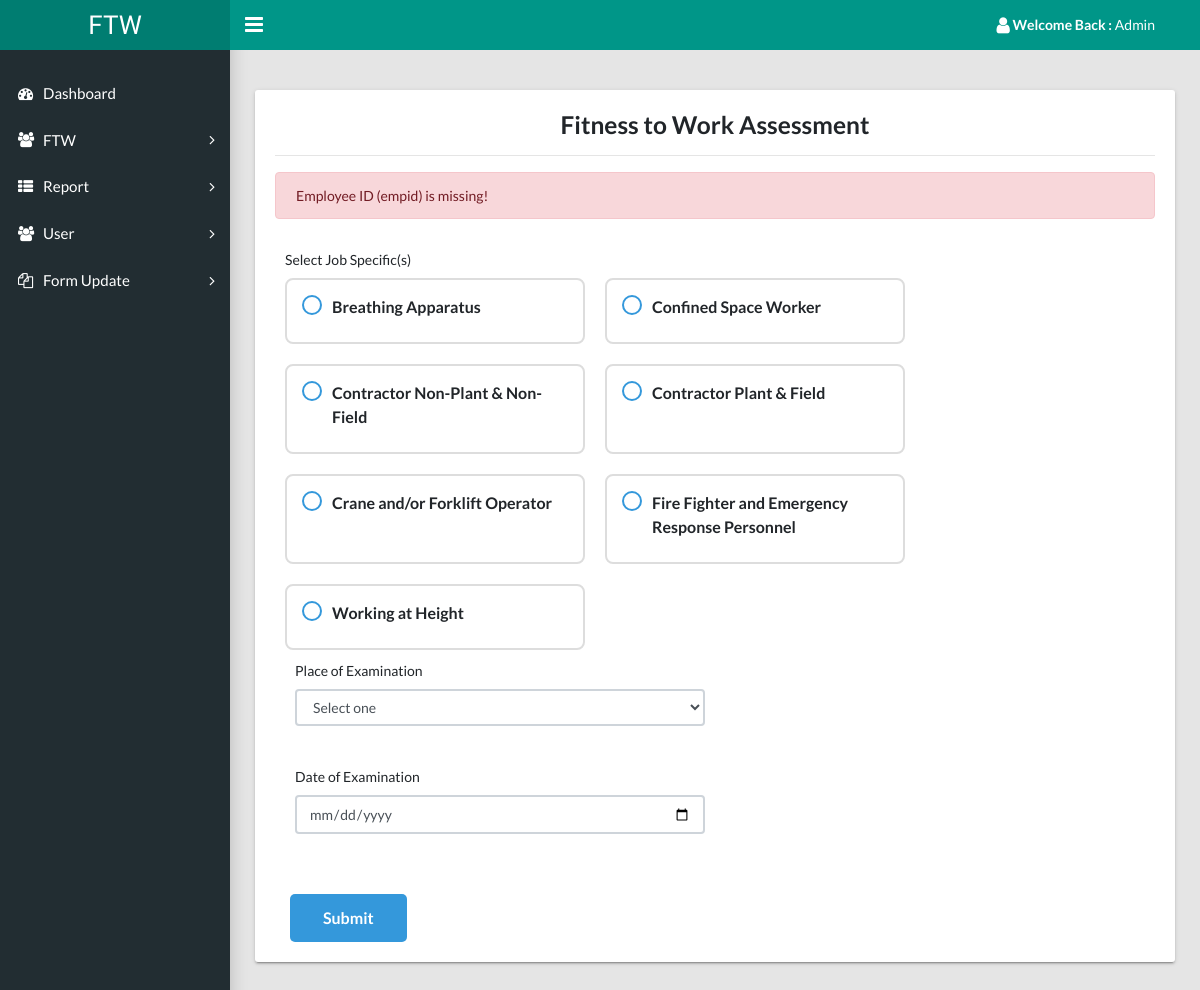
The page /FTW/admin/FTW/add-ftws.php on the database its author committed.
### tables this page shows
CREATE TABLE `tbljobspecific` (
  `id` int(11) NOT NULL,
  `jobspecific` varchar(45) DEFAULT NULL
);

### FTW/admin/FTW/add-ftws.php (the view, shortened to what this page needs)
<?php
include '../include/config.php';
$errormsg = "";
if (isset($_GET['empid'])) {
    $empid = $_GET['empid'];
} else {
    $errormsg = "Employee ID (empid) is missing!";
}
?>
<!DOCTYPE html>
<html lang="en">
<head>
    <link rel="stylesheet" type="text/css" href="../../css/main.css">
    <link rel="stylesheet" type="text/css" href="https://maxcdn.bootstrapcdn.com/font-awesome/4.7.0/css/font-awesome.min.css">
  </head>
<body class="app sidebar-mini rtl">
    <?php include '../include/header.php'; ?>
    <?php include '../include/sidebar.php'; ?>
    <main class="app-content">
        <div class="row">
            <div class="col-md-12">
                <div class="tile">
                    <h3 align="center">Fitness to Work Assessment</h3>
                    <hr/>
                    <?php if ($errormsg): ?>
                        <div class="alert alert-danger"><?= htmlentities($errormsg) ?></div>
                    <?php endif; ?>
                    <form method="POST">
                        <div class="form-group col-md-12">
                            <label class="form-label">Select Job Specific(s)</label>
                            <div class="checkbox-container">
                                <?php
                                $stmt = $dbh->prepare("SELECT * FROM tbljobspecific ORDER BY jobspecific");
                                $stmt->execute();
                                $jobs = $stmt->fetchAll();
                                foreach ($jobs as $job) {
                                    $id = $job['id'];
                                    $name = $job['jobspecific'];
                                    echo "
                                    <div class='checkbox-box'>
                                        <input type='checkbox' name='Department' id='job_$id' value='$id' onclick='toggleStatus($id)' class='clearable'>
                                        <label for='job_$id'><strong>$name</strong></label>
                                        <div class='status-options' id='status_$id'>
                                            <label><input type='radio' name='status[$id]' value='Fit'> Fit</label><br>
                                            <label><input type='radio' name='status[$id]' value='Unfit'> Unfit</label><br>
                                            <label><input type='radio' name='status[$id]' value='Fit with Restriction'> Fit with Restriction</label>
                                        </div>
                                    </div>";
                                }
                                ?>
                            </div>
                            <div class="form-group col-md-6">
                                <label class="control-label">Place of Examination</label>
                                <select name="placeExam" id="placeExam" class="form-control" onChange="getdistrict(this.value);" required>
                                    <option value="NA" disabled selected>Select one</option>
                                </select>
                            </div>
                            <div class="form-group col-md-6">
                                <label class="form-label">Date of Examination</label>
                                <input type="date" name="dateExam" class="form-control" required>
                            </div>
                        </div>
                        <div class="button-container col-md-2">
                            <button type="submit" name="SubmitAssessment" class="btn btn-primary">Submit</button>
                        </div>
                    </form>
                </div>
            </div>
        </div>
    </main>
</body>
</html>

### FTW/admin/FTW/add-ftws.php (style rules this page uses)
.form-group { margin-bottom: 20px; }
.col-md-6, .col-md-12 { padding: 10px; }
.alert { margin-bottom: 20px; }
.checkbox-container { display: flex; flex-wrap: wrap; gap: 20px; }
.checkbox-box { background: #fff; padding: 15px; border-radius: 8px; border: 2px solid #ddd; width: 100%; max-width: 300px; box-sizing: border-box; transition: all 0.3s ease; }
.checkbox-box label { position: relative; cursor: pointer; font-size: 16px; display: block; padding-left: 30px; }
.checkbox-box label:before { content: ""; position: absolute; left: 0; top: 0; width: 20px; height: 20px; border: 2px solid #3498db; border-radius: 50%; background-color: white; transition: background-color 0.3s, border-color 0.3s; }
.btn-primary, .btn-back { background-color: #3498db; border: none; padding: 12px 24px; font-size: 16px; color: white; border-radius: 5px; cursor: pointer; transition: background-color 0.3s ease, transform 0.2s ease; }
.button-container { display: flex; gap: 20px; }
.button-container .btn { flex: 1; }

### rows shown on the page
tbljobspecific: jobspecific "Breathing Apparatus"
tbljobspecific: jobspecific "Confined Space Worker"
tbljobspecific: jobspecific "Contractor Non-Plant & Non-Field"
tbljobspecific: jobspecific "Contractor Plant & Field"
tbljobspecific: jobspecific "Crane and/or Forklift Operator"
tbljobspecific: jobspecific "Fire Fighter and Emergency Response Personnel"
tbljobspecific: jobspecific "Working at Height"

### other values the page prints
$errormsg "Employee ID (empid) is missing!"
